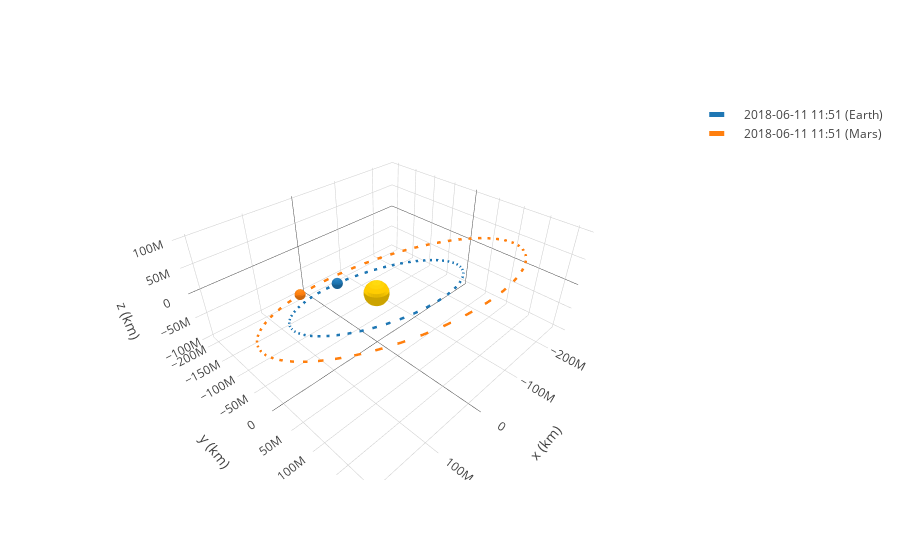

The notebook cell this image was saved under:
### Code cell
planets3D = OrbitPlotter3D()
planets3D.plot(earth,label='Earth')
planets3D.plot(mars,label='Mars')
planets3D.show()
